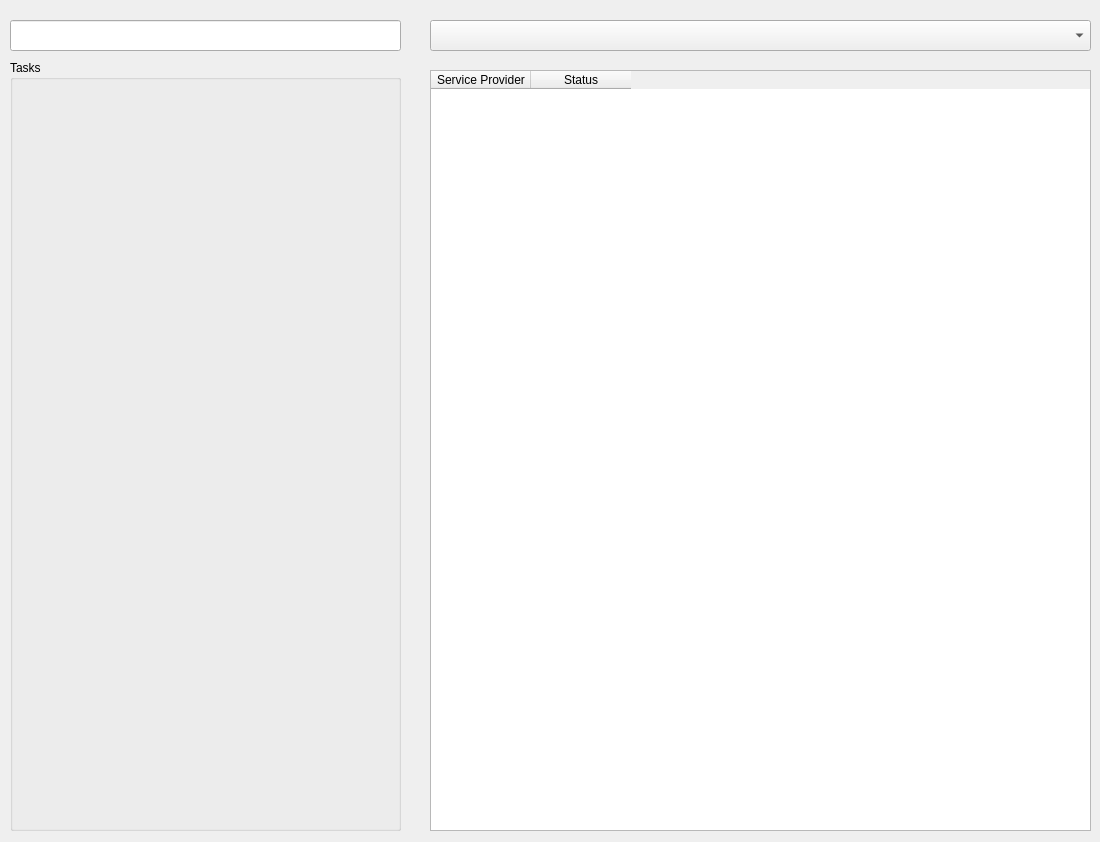
<?xml version="1.0" encoding="UTF-8"?>
<ui version="4.0">
 <class>Form</class>
 <widget class="QWidget" name="Form">
  <property name="geometry">
   <rect>
    <x>0</x>
    <y>0</y>
    <width>1100</width>
    <height>842</height>
   </rect>
  </property>
  <property name="windowTitle">
   <string>Form</string>
  </property>
  <widget class="QLineEdit" name="current_date_information">
   <property name="geometry">
    <rect>
     <x>10</x>
     <y>20</y>
     <width>391</width>
     <height>31</height>
    </rect>
   </property>
   <property name="minimumSize">
    <size>
     <width>391</width>
     <height>31</height>
    </size>
   </property>
  </widget>
  <widget class="QGroupBox" name="groupBox">
   <property name="geometry">
    <rect>
     <x>10</x>
     <y>60</y>
     <width>391</width>
     <height>771</height>
    </rect>
   </property>
   <property name="title">
    <string>Tasks</string>
   </property>
  </widget>
  <widget class="QTableWidget" name="tableWidget">
   <property name="geometry">
    <rect>
     <x>430</x>
     <y>70</y>
     <width>661</width>
     <height>761</height>
    </rect>
   </property>
   <column>
    <property name="text">
     <string>Service Provider</string>
    </property>
   </column>
   <column>
    <property name="text">
     <string>Status</string>
    </property>
   </column>
  </widget>
  <widget class="QComboBox" name="filter_date">
   <property name="geometry">
    <rect>
     <x>430</x>
     <y>20</y>
     <width>661</width>
     <height>31</height>
    </rect>
   </property>
  </widget>
 </widget>
 <resources/>
 <connections/>
</ui>
